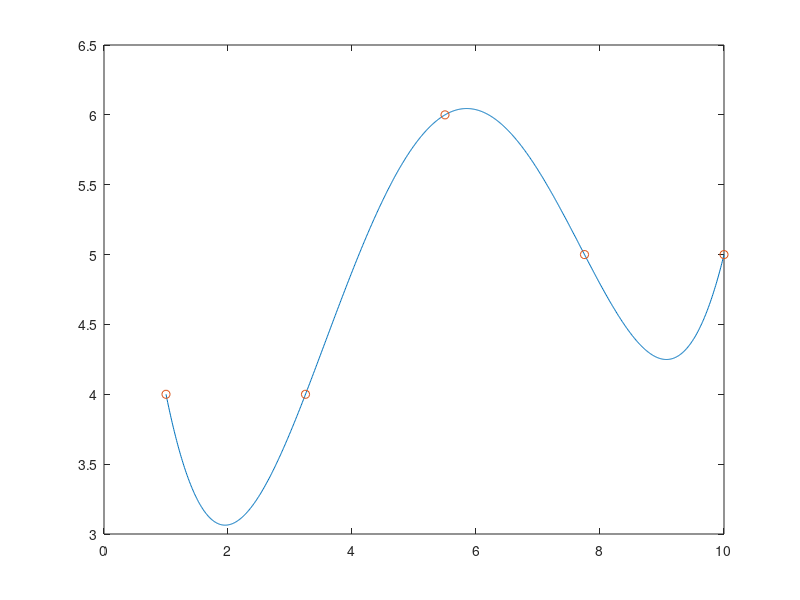

MATLAB code for this plot:
N = 5;
x = linspace(1,10,N); % check the dimension
y = randi(10,[1,N]);
x = x';
y = y';

% prepare G matrix  - Dimension (N+1) x (N+1)
%    [x0^0  x0^1  x1^2 ..... x1^N]
%    |x1^0  x1^1  x1^2 ..... x1^N|
%    |x2^0  x2^1  x2^2 ..... x2^N|
%G = |x3^0  x3^1  x3^2 ..... x3^N|
%    |:  :   :     :     :    :  |
%    [xN^0  xN^1  xN^2 ..... xN^N]

    G = []
    for i = 0:N-1
        a = x.^i;
        G = [G  a]
end
disp (G)
m = inv(G)*y % m is column vector (N+1 x 1)
% 
xi = linspace(x(1),x(end),1000);

xi = xi';
G1 = [];
for j= 0:(N-1)
    G1= [G1 xi.^j]
end
disp(G1)
K=G1
% yi = [1 xi^1 xi^2 xi^3 ..... xi^n] * m % (1000 x N+1) (N+1 x1) 

yi = K*m
plot(xi,yi)
hold on 
plot(x,y,'o')
